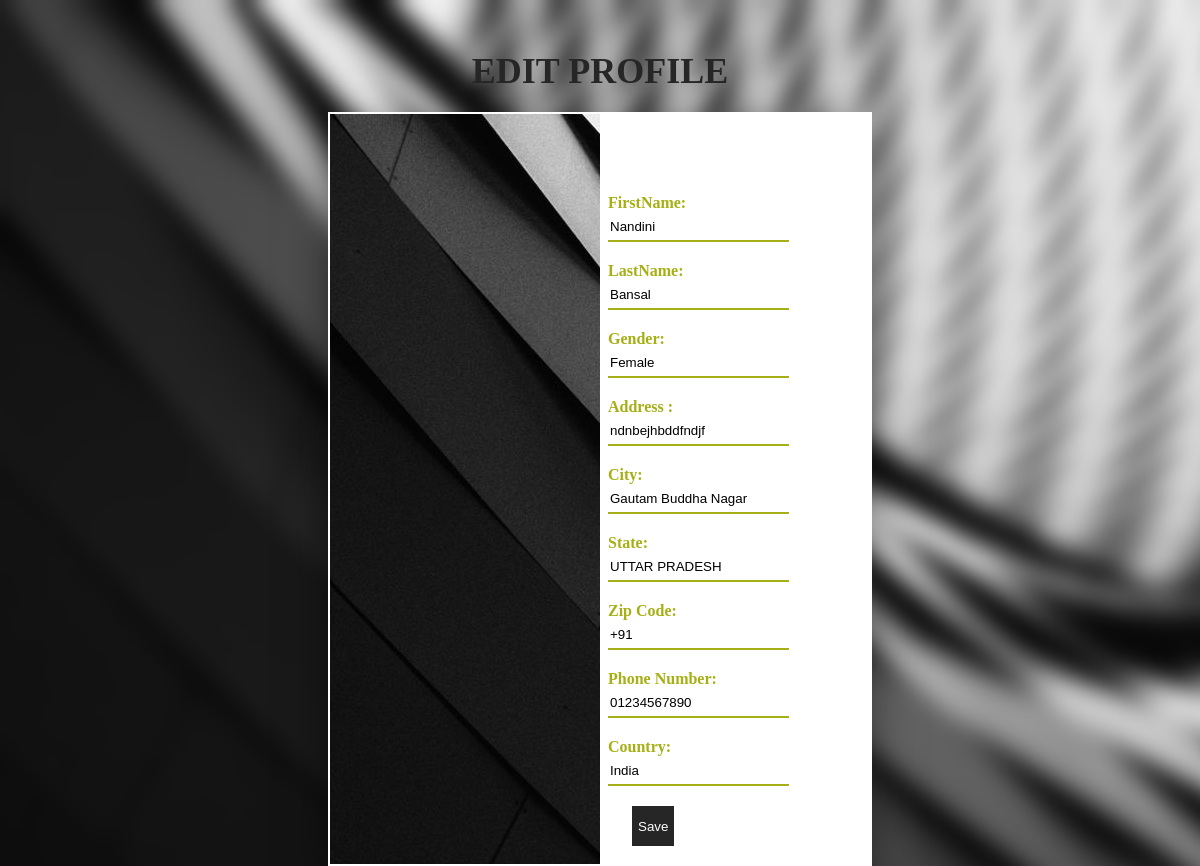
The page /customer/edit_profile/ (signed in) on the database its author committed.
### tables this page shows
CREATE TABLE customers (
	custID INTEGER PRIMARY KEY AUTOINCREMENT,
	custFirstName TEXT,
	custLastName TEXT,
	custGender TEXT,
	custAddress TEXT,
	custCity TEXT,
	custState TEXT,
	custPin TEXT,
	custEmail TEXT,
	custPassword TEXT,
	custCode TEXT,
	custMobile TEXT,
	custCountry TEXT
	);

### app.py (the view)
@app.route("/customer/edit_profile/")
def editProfile():
    login_flag, name, email = checkSession()
    with sqlite3.connect('database.db') as conn:
        cur = conn.cursor()
        cur.execute("SELECT custFirstName,custLastName,custGender,custAddress,custCity,custState,custPin,custEmail,custCode, custMobile, custCountry FROM customers WHERE custEmail = (?)", (email,))
        profileData = cur.fetchall()
        print("profileData", profileData)
    conn.close()
    return render_template("edit_profile_cust.html", profileData=profileData, firstName=name)

### app.py (called while the page is built)
def checkSession():
    if 'email' not in session:
        user_name = "None"
        user_email = ""
        error = "Not Logged In"
        login_flag = False
    else:
        user_name = session['name']
        user_email = session['email']
        login_flag = True
    return (login_flag, user_name, user_email)

### templates/edit_profile_cust.html (shortened to what this page needs)
<!DOCTYPE.html>
<html>
<head>
</head>
<body>
  <div class="title" style="color: #808080;"><h1>Edit Profile</h1></div>
  <div class ="container">
     <div class="left"></div>
	 <div class="right">
	    <div class="formBox">
<div class="display">
	<form action="/business/edit_profile/" method="POST">
		{% for data in profileData %}
			<p> &nbsp;&nbsp;FirstName:<br>&nbsp;&nbsp;<input type="text" name="custfirstName" value= "{{data[0]}}"></p>
	        <p> &nbsp;&nbsp;LastName:<br>&nbsp;&nbsp;<input type="text" name="custLastName" value="{{data[1]}}"></p>
			<p> &nbsp;&nbsp;Gender:<br>&nbsp;&nbsp;<input type="text" name="custGender" value="{{data[2]}}"></p>
			<p> &nbsp;&nbsp;Address : <br>&nbsp;&nbsp;<input type="text" name="custAddress" value="{{data[3]}}"></p>
			<p> &nbsp;&nbsp;City: <br>&nbsp;&nbsp;<input type="text" name="custCity" value="{{data[4]}}"></p>
			<p> &nbsp;&nbsp;State: <br>&nbsp;&nbsp;<input type="text" name="custState" value="{{data[5]}}"></p>
			<p> &nbsp;&nbsp;Zip Code: <br>&nbsp;&nbsp;<input type="text" name="custCode" value="{{data[8]}}"></p>
			<p> &nbsp;&nbsp;Phone Number: <br>&nbsp;&nbsp;<input type="text" name="custMobile" value="{{data[9]}}"></p>
			<p> &nbsp;&nbsp;Country: <br>&nbsp;&nbsp;<input type="text" name="custCountry" value="{{data[10]}}"></p>
			&nbsp;&nbsp;&nbsp;&nbsp;&nbsp;&nbsp;&nbsp;&nbsp;<input type="submit" value="Save">
		{% endfor %}
	</form>
</div>
</body>
</html>

### templates/edit_profile_cust.html (style rules this page uses)
body { margin: 0; padding: 0; background-image:url("/static/images/blur_b.jpg"); background_size: cover; font_family: sans-serif; }
.title { text-align:center; padding: 50px 0 20px; }
.title h1 { margin: 0; padding: 0; color:#262626; text-transform: uppercase; font-size: 36px; }
.container { width:45%; height:750px; background: #fff; margin: 0 auto; border: 2px solid #fff; box-shadow: 0 15px 40px rgba(0,0,0,.5); }
.container .left { float: left; width:50%; height: 750px; background-image:url("/static/images/cool-background.png"); background_size: cover; box-sizing:border-box; }
.formBox { width:100%; padding: 80px 40px; box-sizing: border-box; height: 400px; background:#fff; }
.formBox p { margin: 0; padding: 0; font-weight: bold; color:#a6af13; }
.formBox input { margin-bottom: 20px; }
.formBox input[type="text"] { border: none; border-bottom: 2px solid #a6af13; outline: none; height:30px; }
.formBox input[type="Submit"] { border:none; outline:none; height:40px; color:#fff; background: #262626; cursor:pointer; }

### rows shown on the page
customers: custfirstName "Nandini", custLastName "Bansal", custGender "Female", custAddress "ndnbejhbddfndjf", custCity "Gautam Buddha Nagar", custState "UTTAR PRADESH", custCode "+91", custMobile "01234567890", custCountry "India"
